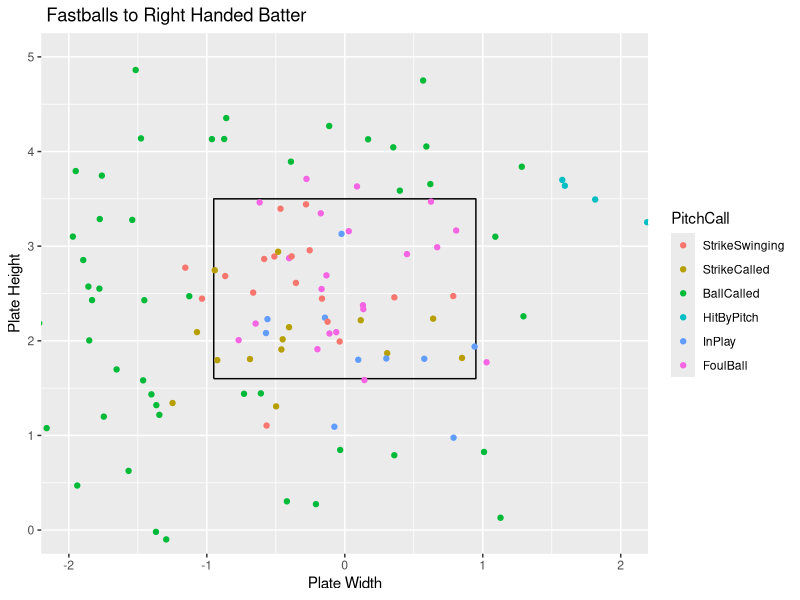
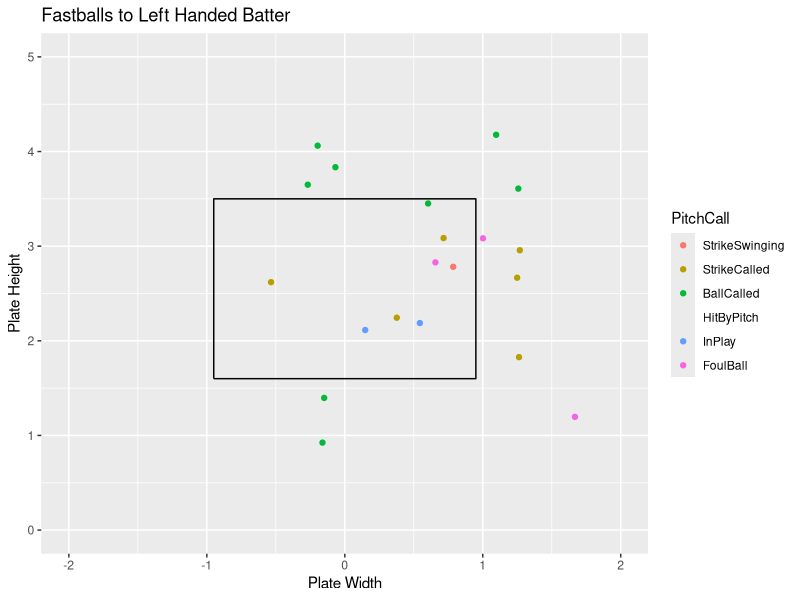

These charts were generated, in order, by the following R code:
## ---- chunk 1
knitr::opts_chunk$set(fig.align = "center", fig.width = 4, fig.height = 4, comment = NA, message = FALSE, warning = FALSE, echo = FALSE)
library(readr)
library(dplyr)
library(ggplot2)
library(tidyverse)
Master <- read_csv("Master.csv")
Pitcher <- Master %>%
  filter(Pitcher == "Cole, Phillip")
x <- c(-.95,.95,.95,-.95,-.95)
z <- c(1.6,1.6,3.5,3.5,1.6)
sz <- data_frame(x, z)
## ---- chunk 2
FastballsThrownR <- Pitcher %>%
  filter(TaggedPitchType == "Fastball" & BatterSide == "Right" & !PitchCall == "Undefined")
ggplot() +
  geom_path(data = sz, aes(x = x, y = z)) +
  coord_equal() +
  xlab("Plate Width") +
  ylab("Plate Height") +
  ggtitle(" Fastballs to Right Handed Batter") +
  geom_point(data = FastballsThrownR,aes(x = PlateLocSide, y = PlateLocHeight, color = PitchCall)) +
  coord_cartesian(xlim = c(-2, 2), ylim = c(0, 5)) +
  scale_color_discrete(limits = c("StrikeSwinging" ,"StrikeCalled", "BallCalled", "HitByPitch", "InPlay", "FoulBall"))
## ---- chunk 3
FastballsThrownL <- Pitcher %>%
  filter(TaggedPitchType == "Fastball" & BatterSide == "Left" & !PitchCall == "Undefined")
ggplot() +
  geom_path(data = sz, aes(x = x, y = z)) +
  coord_equal() +
  xlab("Plate Width") +
  ylab("Plate Height") +
  ggtitle("Fastballs to Left Handed Batter") +
  geom_point(data = FastballsThrownL,aes(x = PlateLocSide, y = PlateLocHeight, color = PitchCall)) +
  coord_cartesian(xlim = c(-2, 2), ylim = c(0, 5)) +
  scale_color_discrete(limits = c("StrikeSwinging" ,"StrikeCalled", "BallCalled", "HitByPitch", "InPlay", "FoulBall"))
